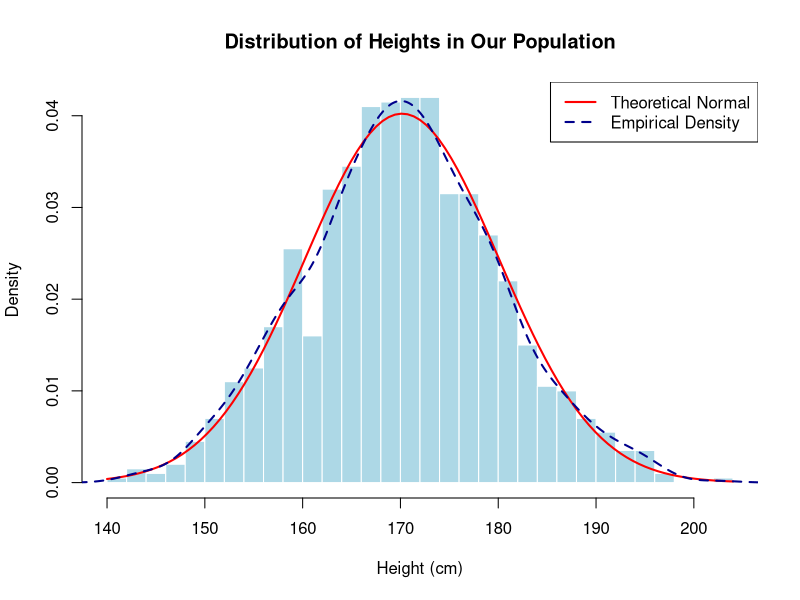
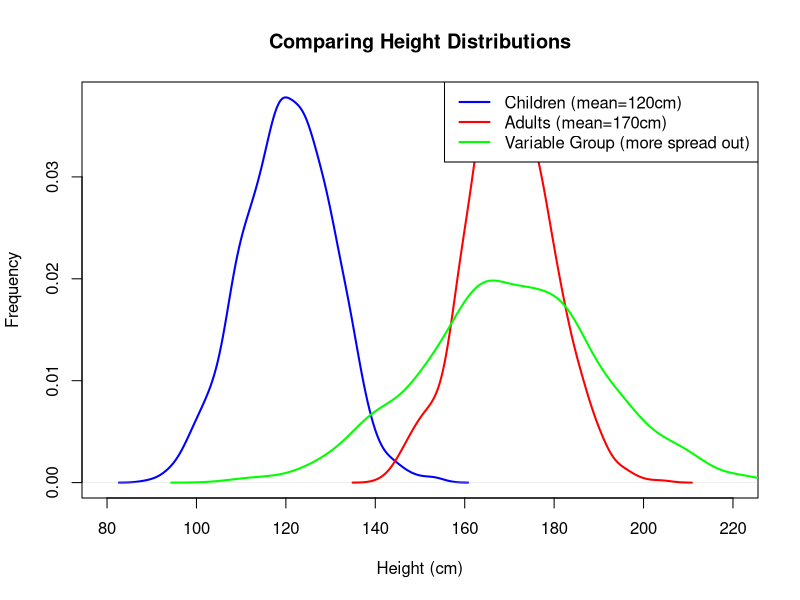
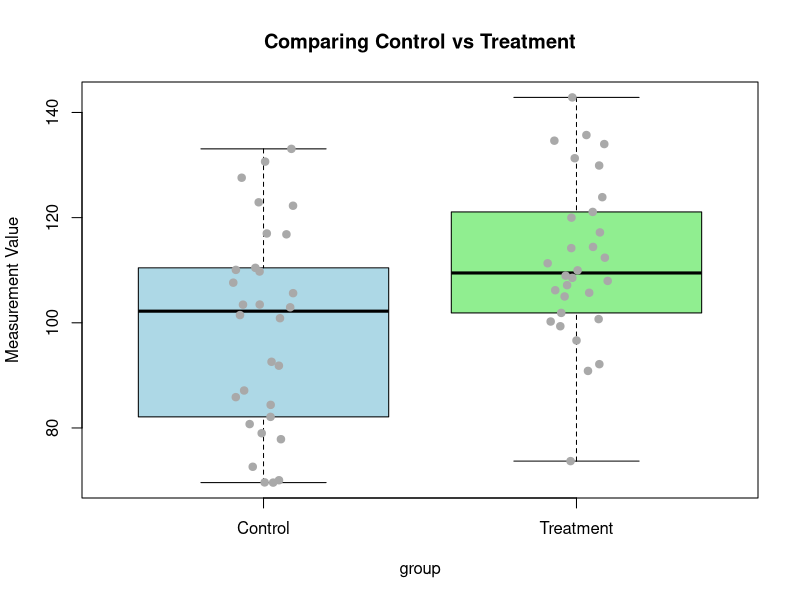
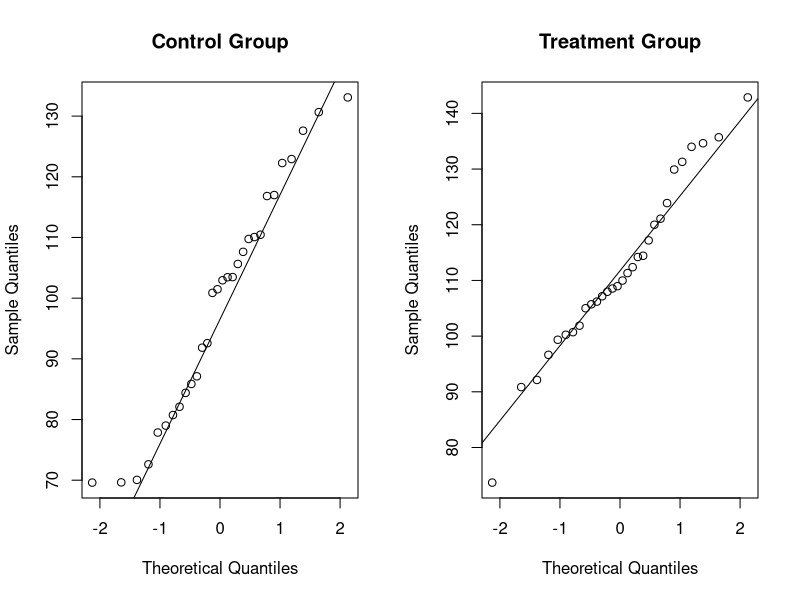
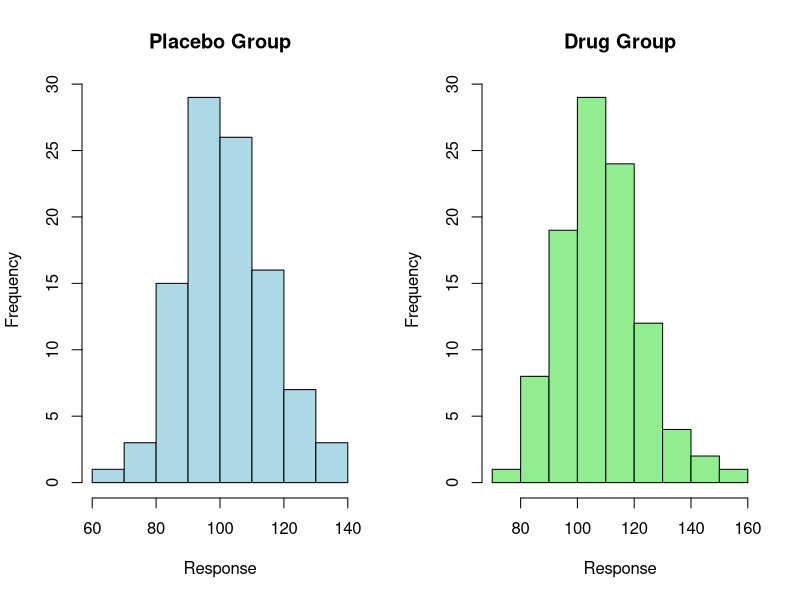
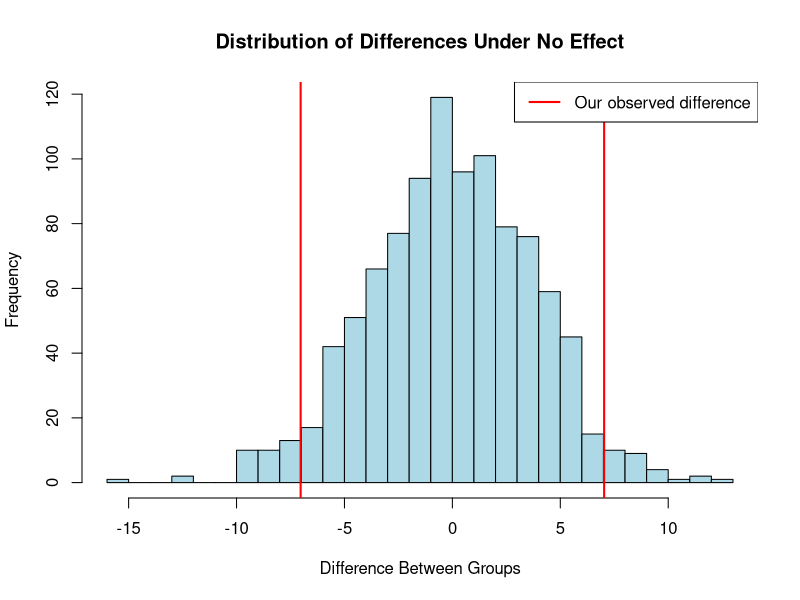
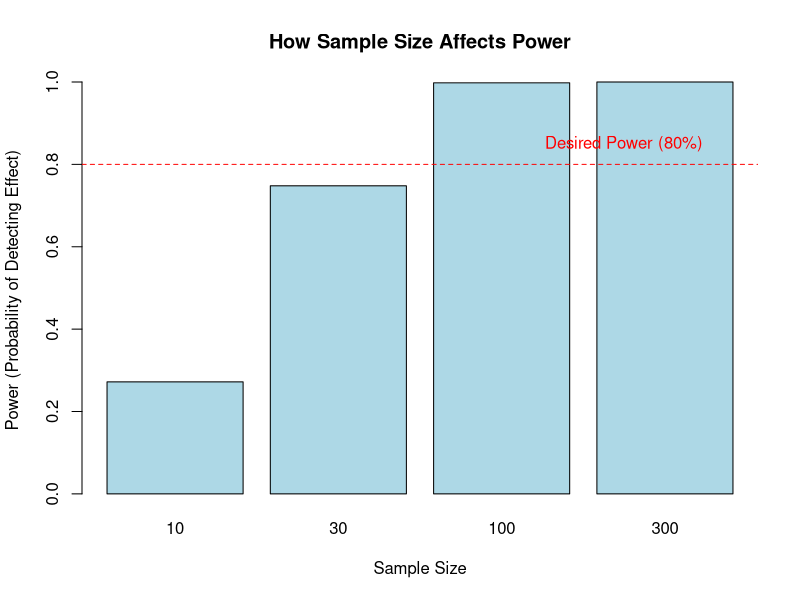
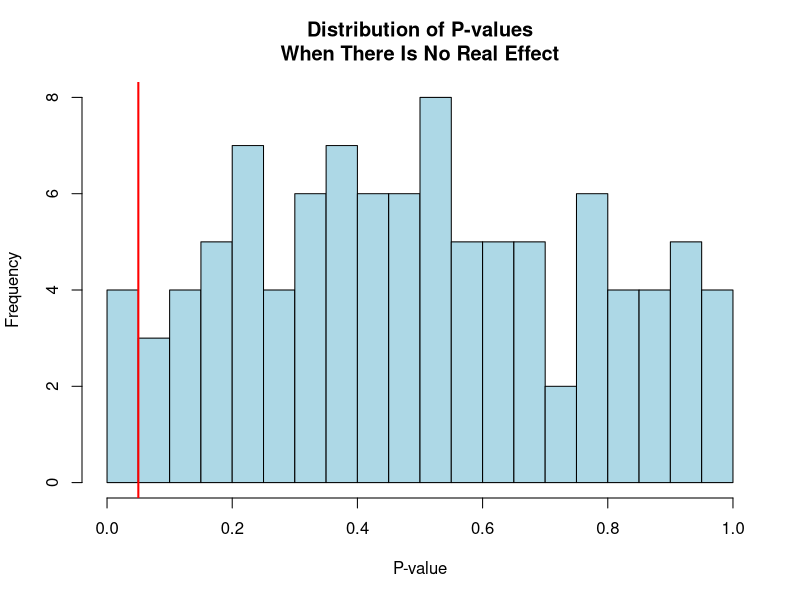

Here is the R script that generated these plots, in order:
## ---- chunk 1
knitr::opts_chunk$set(echo = TRUE)
## ---- chunk 2
# Generate some example height data (in centimeters)
set.seed(123)  # This makes our random numbers reproducible
heights <- rnorm(1000, mean = 170, sd = 10)  # Mean height 170cm, SD 10cm

# Create a histogram with density scaling
hist(heights, 
     breaks = 30,
     main = "Distribution of Heights in Our Population",
     xlab = "Height (cm)",
     ylab = "Density",
     col = "lightblue",
     border = "white",
     prob = TRUE)  # Use probability scaling for density curves

# Add theoretical normal density curve
curve(dnorm(x, mean = mean(heights), sd = sd(heights)), 
      col = "red", 
      lwd = 2,
      add = TRUE)

# Add empirical density curve
lines(density(heights), 
      col = "darkblue", 
      lwd = 2,
      lty = 2)

# Add legend
legend("topright", 
       legend = c("Theoretical Normal", "Empirical Density"),
       col = c("red", "darkblue"),
       lwd = 2,
       lty = c(1, 2))

# Add some basic statistics
cat("\nSummary of Heights:")
cat("\nAverage Height:", round(mean(heights), 1), "cm")
cat("\nStandard Deviation:", round(sd(heights), 1), "cm")
cat("\nMinimum:", round(min(heights), 1), "cm")
cat("\nMaximum:", round(max(heights), 1), "cm")
## ---- chunk 3
# Create three different height distributions
child_heights <- rnorm(1000, mean = 120, sd = 10)    # Children
adult_heights <- rnorm(1000, mean = 170, sd = 10)    # Adults
variable_heights <- rnorm(1000, mean = 170, sd = 20) # More variable group

# Plot them together
plot(density(child_heights), 
     main = "Comparing Height Distributions",
     xlab = "Height (cm)",
     ylab = "Frequency",
     col = "blue",
     lwd = 2,
     xlim = c(80, 220))
lines(density(adult_heights), col = "red", lwd = 2)
lines(density(variable_heights), col = "green", lwd = 2)

# Add a legend
legend("topright", 
       legend = c("Children (mean=120cm)", 
                 "Adults (mean=170cm)", 
                 "Variable Group (more spread out)"),
       col = c("blue", "red", "green"),
       lwd = 2)
## ---- chunk 4
# Create example data
control <- rnorm(30, mean = 100, sd = 15)    # Control group measurements
treatment <- rnorm(30, mean = 115, sd = 15)   # Treatment group measurements

# Put data in a nice format
experiment_data <- data.frame(
  value = c(control, treatment),
  group = rep(c("Control", "Treatment"), each = 30)
)

# Create a clear visualization
boxplot(value ~ group, data = experiment_data,
        main = "Comparing Control vs Treatment",
        ylab = "Measurement Value",
        col = c("lightblue", "lightgreen"))

# Add individual points
stripchart(value ~ group, data = experiment_data,
           vertical = TRUE, method = "jitter",
           add = TRUE, pch = 19, col = "darkgray")

# Calculate and display some basic statistics
cat("\nControl Group:")
cat("\n  Average:", round(mean(control), 1))
cat("\n  SD:", round(sd(control), 1))
cat("\n\nTreatment Group:")
cat("\n  Average:", round(mean(treatment), 1))
cat("\n  SD:", round(sd(treatment), 1))
## ---- chunk 5
# Perform a t-test
test_result <- t.test(value ~ group, data = experiment_data)

# Print results in a friendly way
cat("\nResults of our Statistical Test:")
cat("\n--------------------------------")
cat("\nAverage difference between groups:", 
    round(diff(tapply(experiment_data$value, experiment_data$group, mean)), 1))
cat("\nIs this difference significant?", 
    ifelse(test_result$p.value < 0.05, "YES!", "No"))
cat("\n(p-value =", round(test_result$p.value, 4), ")")
## ---- chunk 6
# Create Q-Q plots to check normality
par(mfrow = c(1, 2))
qqnorm(experiment_data$value[experiment_data$group == "Control"],
       main = "Control Group")
qqline(experiment_data$value[experiment_data$group == "Control"])

qqnorm(experiment_data$value[experiment_data$group == "Treatment"],
       main = "Treatment Group")
qqline(experiment_data$value[experiment_data$group == "Treatment"])
par(mfrow = c(1, 1))
## ---- chunk 7
# Let's simulate a medical trial example
# H₀: New drug has no effect (difference = 0)
# H₁: New drug has an effect (difference ≠ 0)

set.seed(123)  # For reproducible results
placebo <- rnorm(100, mean = 100, sd = 15)    # Placebo group
drug <- rnorm(100, mean = 110, sd = 15)       # Drug group

# Visualize both groups
par(mfrow = c(1, 2))
hist(placebo, main = "Placebo Group", xlab = "Response", col = "lightblue")
hist(drug, main = "Drug Group", xlab = "Response", col = "lightgreen")
par(mfrow = c(1, 1))
## ---- chunk 8
# Function to demonstrate p-value concept
demonstrate_pvalue <- function(n_trials = 1000) {
  # Store our results
  differences <- numeric(n_trials)
  
  # Simulate many trials where there is NO real effect
  for(i in 1:n_trials) {
    group1 <- rnorm(30, mean = 100, sd = 15)
    group2 <- rnorm(30, mean = 100, sd = 15)  # Same mean = no effect
    differences[i] <- mean(group2) - mean(group1)
  }
  
  # Plot the distribution of differences
  hist(differences, 
       main = "Distribution of Differences Under No Effect",
       xlab = "Difference Between Groups",
       col = "lightblue",
       breaks = 30)
  
  # Add vertical lines for our observed difference
  observed_diff <- mean(drug) - mean(placebo)
  abline(v = observed_diff, col = "red", lwd = 2)
  abline(v = -observed_diff, col = "red", lwd = 2)
  
  # Add legend
  legend("topright", 
         legend = "Our observed difference",
         col = "red", 
         lwd = 2)
}

# Run the demonstration
demonstrate_pvalue()
## ---- chunk 9
# Demonstrate how sample size affects our ability to detect differences
demonstrate_power <- function(sample_sizes = c(10, 30, 100, 300)) {
  # Store results
  power_results <- numeric(length(sample_sizes))
  
  # Test each sample size
  for(i in seq_along(sample_sizes)) {
    n <- sample_sizes[i]
    # Run 1000 trials for each sample size
    significant_results <- replicate(1000, {
      group1 <- rnorm(n, mean = 100, sd = 15)
      group2 <- rnorm(n, mean = 110, sd = 15)  # 10 unit difference
      t.test(group1, group2)$p.value < 0.05
    })
    power_results[i] <- mean(significant_results)
  }
  
  # Create a bar plot
  barplot(power_results,
          names.arg = sample_sizes,
          main = "How Sample Size Affects Power",
          xlab = "Sample Size",
          ylab = "Power (Probability of Detecting Effect)",
          col = "lightblue")
  
  # Add reference line for 80% power
  abline(h = 0.8, col = "red", lty = 2)
  text(length(sample_sizes), 0.85, "Desired Power (80%)", col = "red")
}

# Run the demonstration
demonstrate_power()
## ---- chunk 10
# Demonstrate the multiple testing problem
set.seed(123)

# Perform 100 tests where we KNOW there is no real effect
results <- replicate(100, {
  group1 <- rnorm(30, mean = 100, sd = 15)
  group2 <- rnorm(30, mean = 100, sd = 15)  # Same mean = no real effect
  t.test(group1, group2)$p.value
})

# How many are "significant" by chance?
cat("Number of 'significant' results (p < 0.05):", sum(results < 0.05))
cat("\nExpected number by chance:", 100 * 0.05)

# Plot the p-values
hist(results,
     main = "Distribution of P-values\nWhen There Is No Real Effect",
     xlab = "P-value",
     col = "lightblue",
     breaks = 20)
abline(v = 0.05, col = "red", lwd = 2)
text(0.1, 10, "Significance\nThreshold", col = "red")
